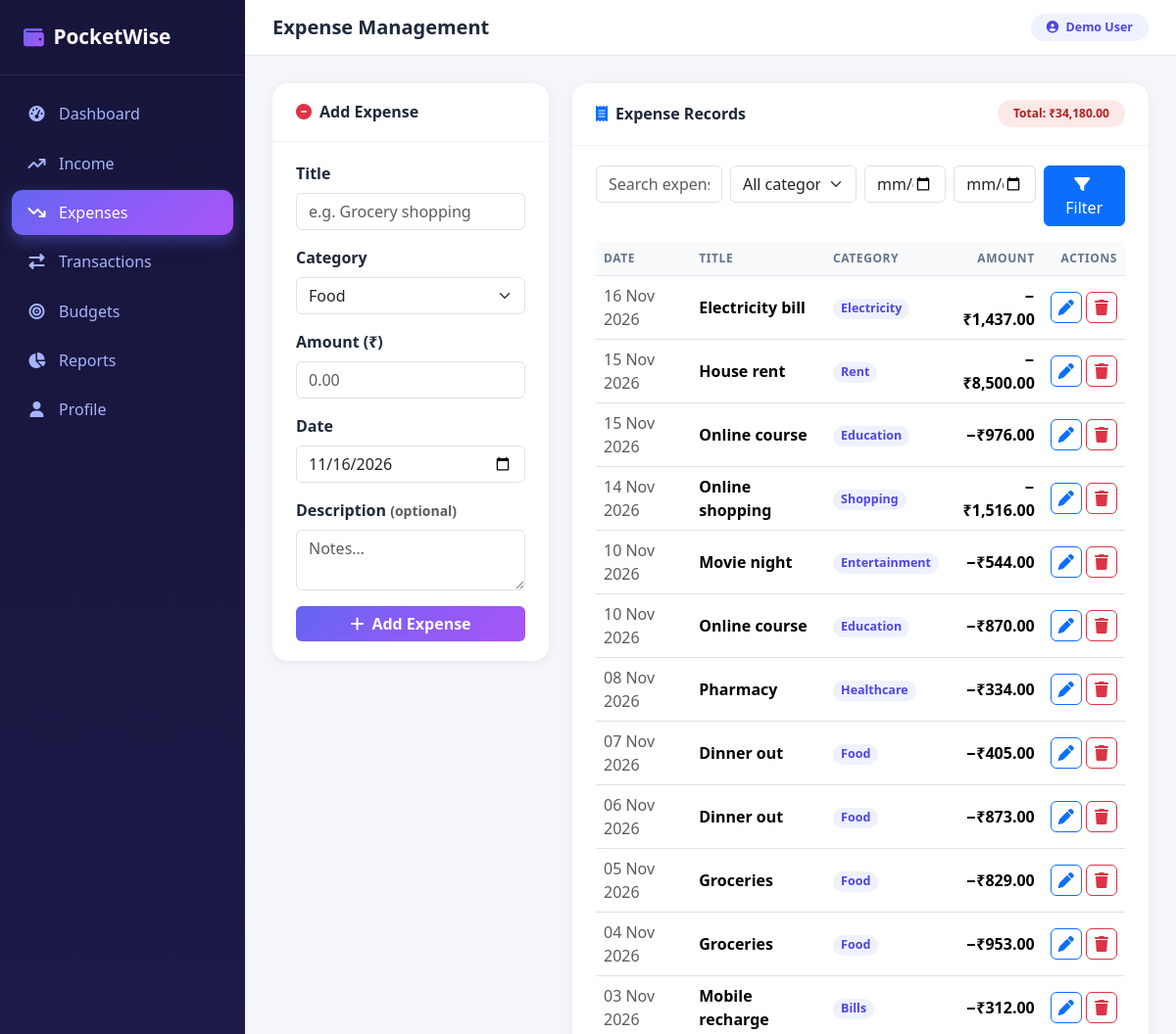
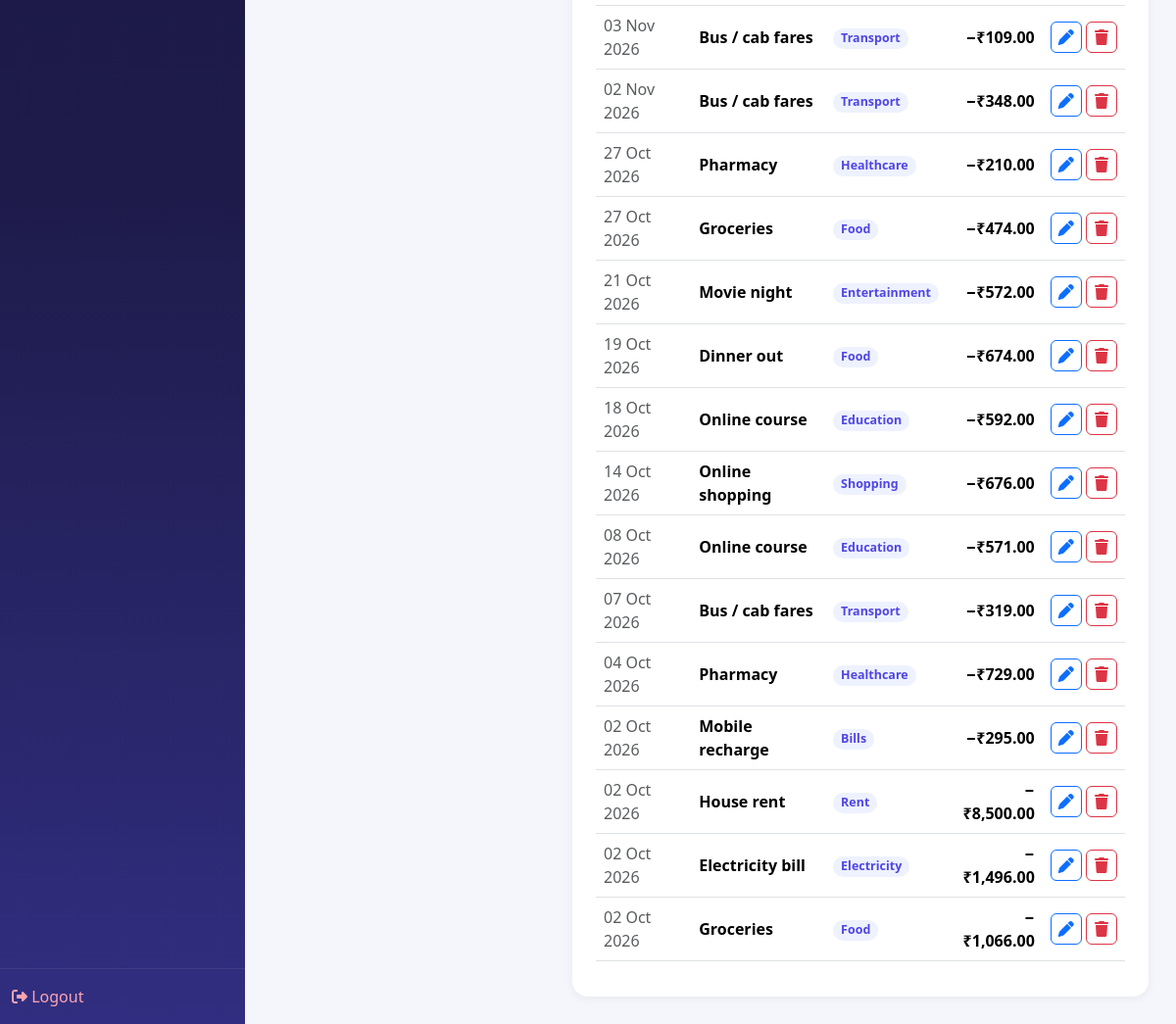
Page /expenses/ (signed in) on the committed database (2 pictures, top to bottom).
### models.py (models this page shows)
class Transaction(db.Model):
    __tablename__ = "transactions"
    id = db.Column(db.Integer, primary_key=True)
    user_id = db.Column(db.Integer, db.ForeignKey("users.id"), nullable=False, index=True)
    title = db.Column(db.String(200), nullable=False)
    transaction_type = db.Column(db.Enum("income", "expense", name="txn_type"), nullable=False, index=True)
    category = db.Column(db.String(80), nullable=False, index=True)
    amount = db.Column(db.Numeric(12, 2), nullable=False)
    description = db.Column(db.Text, nullable=True)
    transaction_date = db.Column(db.Date, nullable=False, index=True)
    created_at = db.Column(db.DateTime, default=datetime.utcnow)

### routes/expenses.py (the view)
@expenses_bp.route("/")
@login_required
def index():
    uid = current_user_id()
    q = request.args.get("q", "").strip()
    category = request.args.get("category", "").strip()
    start = request.args.get("start", "").strip()
    end = request.args.get("end", "").strip()
    query = Transaction.query.filter_by(user_id=uid, transaction_type="expense")
    if q:
        query = query.filter(Transaction.title.ilike(f"%{q}%"))
    if category in EXPENSE_CATEGORIES:
        query = query.filter_by(category=category)
    if start:
        try:
            query = query.filter(Transaction.transaction_date >= datetime.strptime(start, "%Y-%m-%d").date())
        except ValueError:
            pass
    if end:
        try:
            query = query.filter(Transaction.transaction_date <= datetime.strptime(end, "%Y-%m-%d").date())
        except ValueError:
            pass
    rows = query.order_by(Transaction.transaction_date.desc(), Transaction.id.desc()).all()
    total = sum(float(r.amount) for r in rows)
    return render_template("expenses.html", rows=rows, total=total,
                           categories=EXPENSE_CATEGORIES, q=q, category=category,
                           start=start, end=end, now_date=date.today().isoformat())

### routes/helpers.py (called while the page is built)
def login_required(f):
    @wraps(f)
    def decorated(*args, **kwargs):
        if "user_id" not in session:
            flash("Please log in to access this page.", "warning")
            return redirect(url_for("auth.login", next=request.url))
        return f(*args, **kwargs)
    return decorated

def current_user_id():
    return session.get("user_id")

### templates/expenses.html (shortened to what this page needs)
{% extends "base.html" %}
{% block page_heading %}Expense Management{% endblock %}
{% block content %}
<div class="container-fluid px-0">
  <div class="row g-4">
    <div class="col-lg-4">
      <div class="pw-card">
        <div class="card-header"><i class="fa-solid fa-circle-minus me-2 text-danger"></i>Add Expense</div>
        <div class="card-body">
          <form method="POST" action="{{ url_for('expenses.add') }}">
            <div class="mb-3">
              <label class="form-label fw-semibold">Title</label>
              <input type="text" name="title" class="form-control" placeholder="e.g. Grocery shopping" required>
            </div>
            <div class="mb-3">
              <label class="form-label fw-semibold">Category</label>
              <select name="category" class="form-select" required>
                {% for c in categories %}<option value="{{ c }}">{{ c }}</option>{% endfor %}
              </select>
            </div>
            <div class="mb-3">
              <label class="form-label fw-semibold">Amount (₹)</label>
              <input type="number" name="amount" class="form-control" step="0.01" min="0.01" placeholder="0.00" required>
            </div>
            <div class="mb-3">
              <label class="form-label fw-semibold">Date</label>
              <input type="date" name="date" class="form-control" value="{{ now_date }}" max="{{ now_date }}" required>
            </div>
            <div class="mb-3">
              <label class="form-label fw-semibold">Description <small class="text-muted">(optional)</small></label>
              <textarea name="description" class="form-control" rows="2" placeholder="Notes…"></textarea>
            </div>
            <button class="btn btn-gradient w-100"><i class="fa-solid fa-plus me-2"></i>Add Expense</button>
          </form>
        </div>
      </div>
    </div>
    <div class="col-lg-8">
      <div class="pw-card">
        <div class="card-header d-flex flex-wrap gap-2 justify-content-between align-items-center">
          <span><i class="fa-solid fa-receipt me-2 text-primary"></i>Expense Records</span>
          <span class="badge badge-pw-exp rounded-pill px-3 py-2">Total: {{ total|inr }}</span>
        </div>
        <div class="card-body">
          <form method="GET" class="row g-2 mb-3">
            <div class="col-md-3">
              <input type="text" name="q" class="form-control" placeholder="Search expenses…" value="{{ q }}">
            </div>
            <div class="col-md-3">
              <select name="category" class="form-select">
                <option value="">All categories</option>
              </select>
            </div>
            <div class="col-md-2"><input type="date" name="start" class="form-control" value="{{ start }}" title="From date"></div>
            <div class="col-md-2"><input type="date" name="end" class="form-control" value="{{ end }}" title="To date"></div>
            <div class="col-md-2 d-grid">
              <button class="btn btn-primary"><i class="fa-solid fa-filter me-1"></i>Filter</button>
            </div>
          </form>
          {% if rows %}
          <div class="table-responsive">
            <table class="table table-pw table-hover align-middle">
              <thead>
                <tr><th>Date</th><th>Title</th><th>Category</th><th class="text-end">Amount</th><th class="text-end">Actions</th></tr>
              </thead>
              <tbody>
              {% for t in rows %}
                <tr>
                  <td class="text-muted">{{ t.transaction_date.strftime('%d %b %Y') }}</td>
                  <td>
                    <div class="fw-semibold">{{ t.title }}</div>
                  </td>
                  <td><span class="badge badge-cat rounded-pill">{{ t.category }}</span></td>
                  <td class="text-end amt-exp">−{{ t.amount|inr }}</td>
                  <td class="text-end text-nowrap">
                    <button class="btn btn-outline-primary btn-icon" data-bs-toggle="modal"
                            data-bs-target="#editModal{{ t.id }}"><i class="fa-solid fa-pen"></i></button>
                    <button class="btn btn-outline-danger btn-icon" data-bs-toggle="modal"
                            data-bs-target="#delModal{{ t.id }}"><i class="fa-solid fa-trash"></i></button>
                  </td>
                </tr>
              {% endfor %}
              </tbody>
            </table>
          </div>
          {% else %}
          <div class="empty-state">
            <i class="fa-solid fa-receipt"></i>
            No expense records found. Try clearing filters or add your first expense.
          </div>
          {% endif %}
        </div>
      </div>
    </div>
  </div>
</div>
{% endblock %}

### static/css/style.css (style rules this page uses)
:root { --pw-primary: #6366f1; --pw-primary-dark: #4f46e5; --pw-purple: #8b5cf6; --pw-sky: #0ea5e9; --pw-success: #22c55e; --pw-danger: #ef4444; --pw-warning: #f59e0b; --pw-bg: #f4f6fb; --pw-card: #ffffff; --pw-text: #1e293b; --pw-muted: #64748b; --pw-gradient: linear-gradient(135deg, #6366f1 0%, #8b5cf6 50%, #a855f7 100%); --pw-gradient-alt: linear-gradient(135deg, #0ea5e9 0%, #6366f1 100%); --pw-radius: 1rem; --pw-sidebar-w: 250px; }
* { box-sizing: border-box; }
body { font-family: "Segoe UI", system-ui, -apple-system, sans-serif; background: var(--pw-bg); color: var(--pw-text); margin: 0; }
.btn-gradient { background: var(--pw-gradient); border: none; color: #fff; font-weight: 600; transition: transform 0.15s ease, box-shadow 0.15s ease; }
.pw-card { background: #fff; border: none; border-radius: var(--pw-radius); box-shadow: 0 2px 10px rgba(15, 23, 42, 0.06); }
.pw-card .card-header { background: transparent; border-bottom: 1px solid #eef2f7; font-weight: 700; padding: 1.1rem 1.5rem; }
.pw-card .card-body { padding: 1.25rem 1.5rem; }
.table-pw thead th { background: #f8fafc; color: var(--pw-muted); font-size: 0.75rem; text-transform: uppercase; letter-spacing: 0.05em; border-bottom: 1px solid #e2e8f0; white-space: nowrap; }
.table-pw td { vertical-align: middle; }
.badge-pw-exp { background: rgba(239, 68, 68, 0.12); color: #b91c1c; }
.badge-cat { background: #eef2ff; color: var(--pw-primary-dark); font-weight: 600; font-size: 0.78rem; }
.amt-exp { color: #dc2626; font-weight: 700; }
.btn-icon { width: 32px; height: 32px; display: inline-flex; align-items: center; justify-content: center; padding: 0; }

### rows in the picture
Transaction: transaction_date "16 Nov 2026", title "Electricity bill", category "Electricity", amount|inr "₹1,437.00"
Transaction: transaction_date "15 Nov 2026", title "House rent", category "Rent", amount|inr "₹8,500.00"
Transaction: transaction_date "15 Nov 2026", title "Online course", category "Education", amount|inr "₹976.00"
Transaction: transaction_date "14 Nov 2026", title "Online shopping", category "Shopping", amount|inr "₹1,516.00"
Transaction: transaction_date "10 Nov 2026", title "Movie night", category "Entertainment", amount|inr "₹544.00"
Transaction: transaction_date "10 Nov 2026", title "Online course", category "Education", amount|inr "₹870.00"
Transaction: transaction_date "08 Nov 2026", title "Pharmacy", category "Healthcare", amount|inr "₹334.00"
Transaction: transaction_date "07 Nov 2026", title "Dinner out", category "Food", amount|inr "₹405.00"
Transaction: transaction_date "06 Nov 2026", title "Dinner out", category "Food", amount|inr "₹873.00"
Transaction: transaction_date "05 Nov 2026", title "Groceries", category "Food", amount|inr "₹829.00"
Transaction: transaction_date "04 Nov 2026", title "Groceries", category "Food", amount|inr "₹953.00"
Transaction: transaction_date "03 Nov 2026", title "Mobile recharge", category "Bills", amount|inr "₹312.00"
Transaction: transaction_date "03 Nov 2026", title "Bus / cab fares", category "Transport", amount|inr "₹109.00"
Transaction: transaction_date "02 Nov 2026", title "Bus / cab fares", category "Transport", amount|inr "₹348.00"
Transaction: transaction_date "27 Oct 2026", title "Pharmacy", category "Healthcare", amount|inr "₹210.00"
Transaction: transaction_date "27 Oct 2026", title "Groceries", category "Food", amount|inr "₹474.00"
Transaction: transaction_date "21 Oct 2026", title "Movie night", category "Entertainment", amount|inr "₹572.00"
Transaction: transaction_date "19 Oct 2026", title "Dinner out", category "Food", amount|inr "₹674.00"
Transaction: transaction_date "18 Oct 2026", title "Online course", category "Education", amount|inr "₹592.00"
Transaction: transaction_date "14 Oct 2026", title "Online shopping", category "Shopping", amount|inr "₹676.00"
Transaction: transaction_date "08 Oct 2026", title "Online course", category "Education", amount|inr "₹571.00"
Transaction: transaction_date "07 Oct 2026", title "Bus / cab fares", category "Transport", amount|inr "₹319.00"
Transaction: transaction_date "04 Oct 2026", title "Pharmacy", category "Healthcare", amount|inr "₹729.00"
Transaction: transaction_date "02 Oct 2026", title "Mobile recharge", category "Bills", amount|inr "₹295.00"
Transaction: transaction_date "02 Oct 2026", title "House rent", category "Rent", amount|inr "₹8,500.00"
Transaction: transaction_date "02 Oct 2026", title "Electricity bill", category "Electricity", amount|inr "₹1,496.00"
Transaction: transaction_date "02 Oct 2026", title "Groceries", category "Food", amount|inr "₹1,066.00"

### other values in the picture
{{ session.get('user_name') }} "Demo User"
{{ total|inr }} "₹34,180.00"
form field category "Food"
